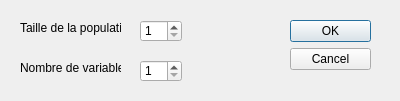
<?xml version="1.0" encoding="UTF-8"?>
<ui version="4.0">
 <class>Dialog_CreationPop</class>
 <widget class="QDialog" name="Dialog_CreationPop">
  <property name="geometry">
   <rect>
    <x>0</x>
    <y>0</y>
    <width>400</width>
    <height>101</height>
   </rect>
  </property>
  <property name="windowTitle">
   <string>Bienvenu dans STATS</string>
  </property>
  <widget class="QDialogButtonBox" name="buttonBox">
   <property name="geometry">
    <rect>
     <x>290</x>
     <y>20</y>
     <width>81</width>
     <height>241</height>
    </rect>
   </property>
   <property name="orientation">
    <enum>Qt::Vertical</enum>
   </property>
   <property name="standardButtons">
    <set>QDialogButtonBox::Cancel|QDialogButtonBox::Ok</set>
   </property>
  </widget>
  <widget class="QSpinBox" name="taillepop">
   <property name="geometry">
    <rect>
     <x>140</x>
     <y>20</y>
     <width>42</width>
     <height>22</height>
    </rect>
   </property>
   <property name="minimum">
    <number>1</number>
   </property>
   <property name="maximum">
    <number>1000</number>
   </property>
  </widget>
  <widget class="QSpinBox" name="nbVar">
   <property name="geometry">
    <rect>
     <x>140</x>
     <y>60</y>
     <width>42</width>
     <height>22</height>
    </rect>
   </property>
   <property name="minimum">
    <number>1</number>
   </property>
   <property name="maximum">
    <number>50</number>
   </property>
  </widget>
  <widget class="QLabel" name="label">
   <property name="geometry">
    <rect>
     <x>20</x>
     <y>20</y>
     <width>101</width>
     <height>16</height>
    </rect>
   </property>
   <property name="text">
    <string>Taille de la population</string>
   </property>
  </widget>
  <widget class="QLabel" name="label_2">
   <property name="geometry">
    <rect>
     <x>20</x>
     <y>60</y>
     <width>101</width>
     <height>16</height>
    </rect>
   </property>
   <property name="text">
    <string>Nombre de variables</string>
   </property>
  </widget>
 </widget>
 <resources/>
 <connections>
  <connection>
   <sender>buttonBox</sender>
   <signal>accepted()</signal>
   <receiver>Dialog_CreationPop</receiver>
   <slot>accept()</slot>
   <hints>
    <hint type="sourcelabel">
     <x>248</x>
     <y>254</y>
    </hint>
    <hint type="destinationlabel">
     <x>157</x>
     <y>274</y>
    </hint>
   </hints>
  </connection>
  <connection>
   <sender>buttonBox</sender>
   <signal>rejected()</signal>
   <receiver>Dialog_CreationPop</receiver>
   <slot>reject()</slot>
   <hints>
    <hint type="sourcelabel">
     <x>316</x>
     <y>260</y>
    </hint>
    <hint type="destinationlabel">
     <x>286</x>
     <y>274</y>
    </hint>
   </hints>
  </connection>
 </connections>
</ui>
